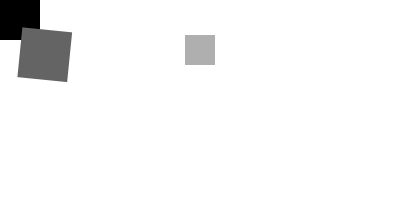
Frame 1 (no input)
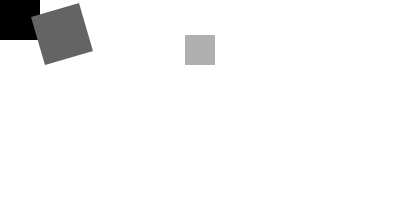
Frame 60 (the mouse pressed at the canvas centre just before this capture)
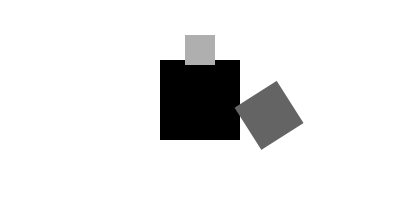
Frame 120 (the mouse held since frame 60 and released just before this capture)

The Processing sketch that drew these frames (run headless with seeded random() and noise(); from frame 60 on, the mouse is pressed at the canvas centre):

// Processing sketch: processing_91507
// ── processing_91507.pde

/*
Ex 6 Transformeres
Make something move uisng pudhMatrix() popmatrix() and transform()
*/
 float angle = 0;
void setup(){
  size(400,200);
  smooth();
 
}
 
void draw(){
  noStroke();
  background(255);
  rectMode(CENTER);
   
  pushMatrix();// make the first square follow the mouse
  translate(mouseX,mouseY);
  fill(0);
  
  rect(0,0,80,80);
 // popMatrix();
   
 //pushMatrix();
 
  rotate(angle+=.1);
  fill(100);
  rect(50,50,50,50); // 2
  popMatrix();
  translate(200,50); // moves all 3 boxes into position
   
  fill(175);
  rect(0,0,30,30);
}
